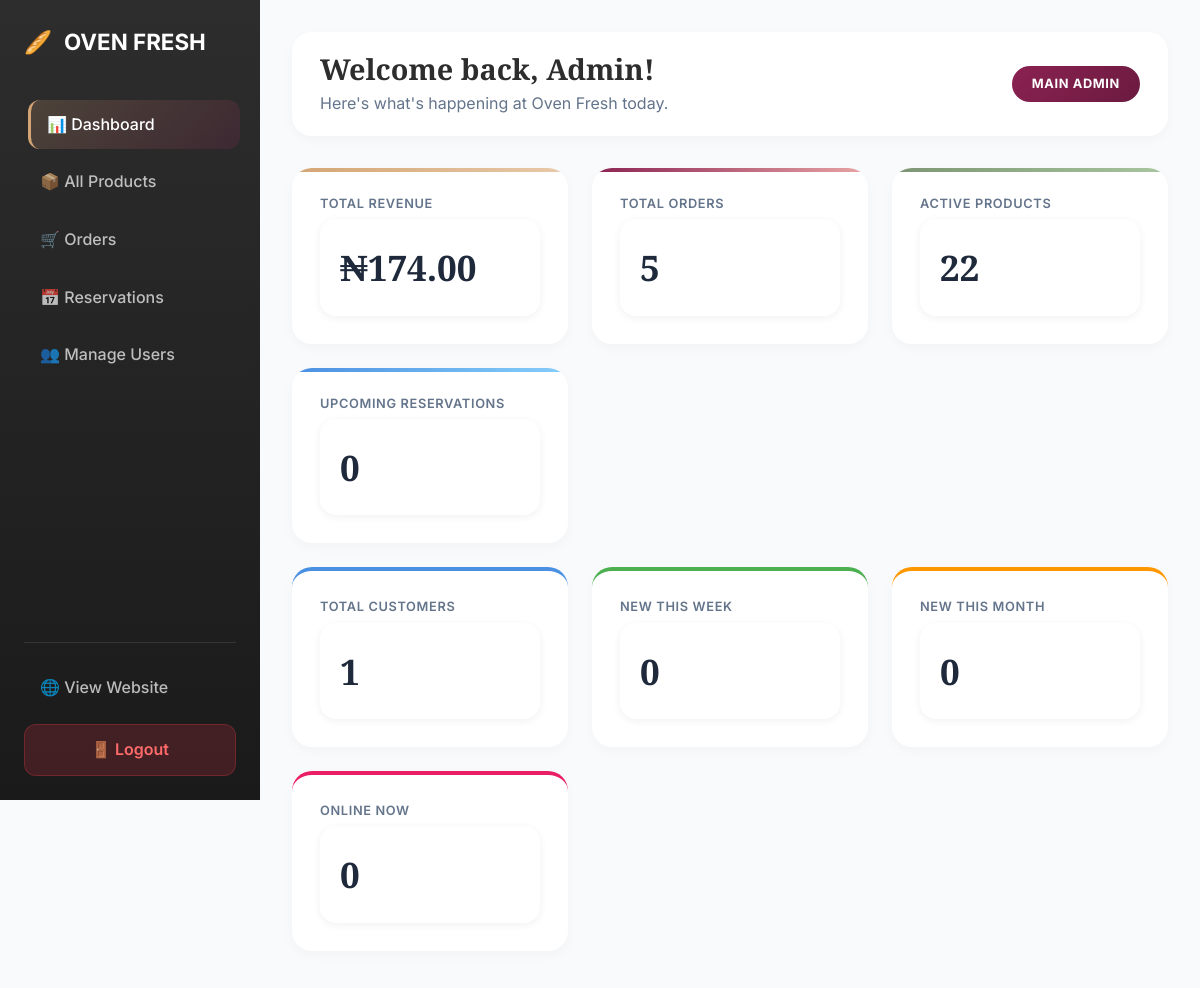
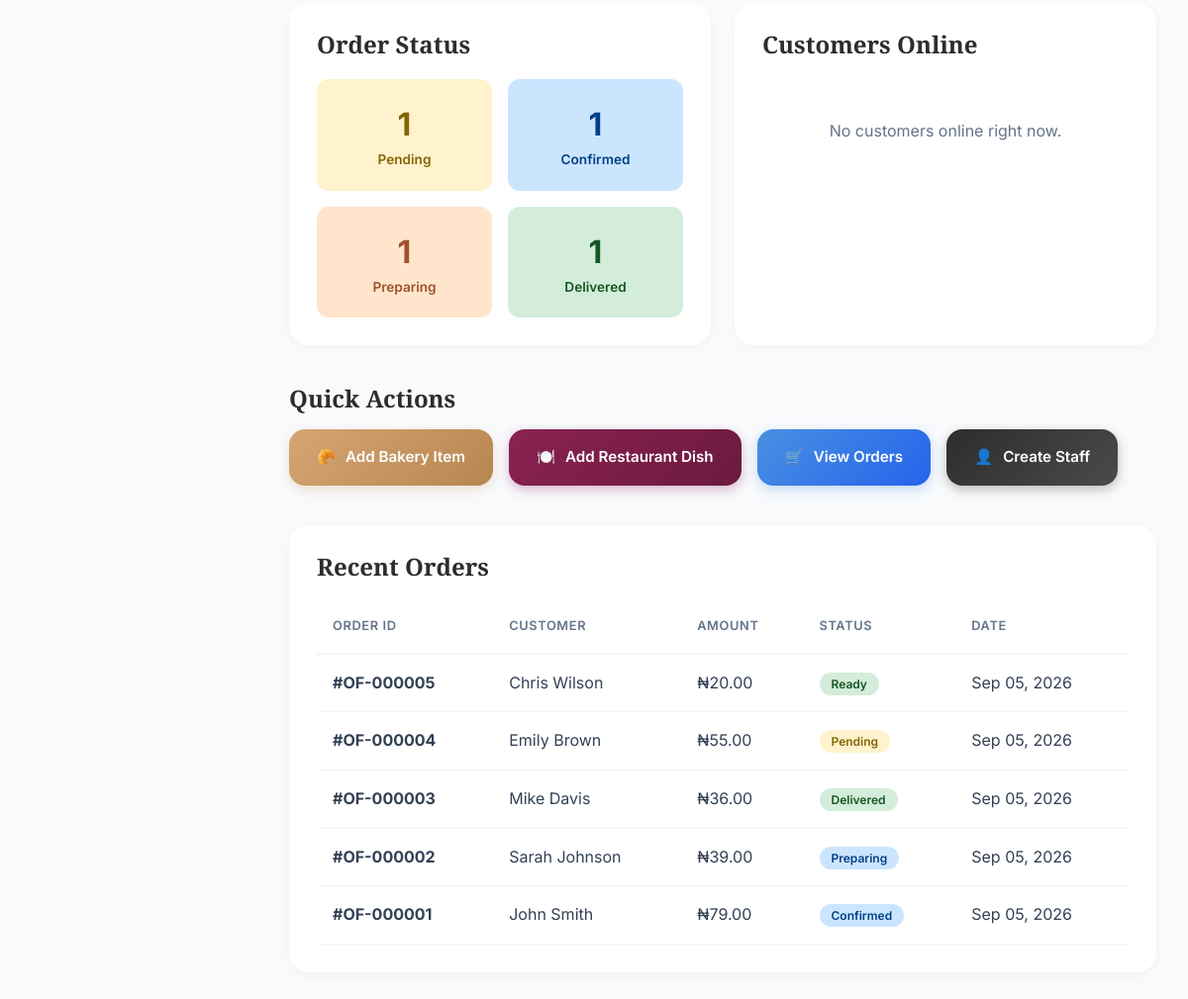
The page /dashboard/ (signed in) on the database its author committed (2 pictures, top to bottom).
### shop/models.py (models this page shows, shortened)
class Order(models.Model):
    STATUS_CHOICES = [
        ('pending', 'Pending'),
        ('confirmed', 'Confirmed'),
        ('preparing', 'Preparing'),
        ('ready', 'Ready'),
        ('delivered', 'Delivered'),
        ('cancelled', 'Cancelled'),
    ]
    PAYMENT_CHOICES = [
        ('transfer', 'Bank Transfer'),
        ('debit', 'Debit Card'),
    ]
    name = models.CharField(max_length=200)
    email = models.EmailField()
    phone = models.CharField(max_length=20)
    address = models.TextField()
    payment_method = models.CharField(max_length=20, choices=PAYMENT_CHOICES, default='card')
    total_amount = models.DecimalField(max_digits=10, decimal_places=2)
    status = models.CharField(max_length=20, choices=STATUS_CHOICES, default='pending')
    notes = models.TextField(blank=True)
    created_at = models.DateTimeField(auto_now_add=True)
    class Meta:
        ordering = ['-created_at']
    @property
    def order_number(self):
        return f"OF-{str(self.id).zfill(6)}"

### shop/views.py (the view)
# urls.py: path('dashboard/', views.dashboard, name='dashboard'),
@login_required
def dashboard(request):
    user = request.user
    is_main_admin = user.is_superuser or user.groups.filter(name='Main Admin').exists()
    is_manager = user.groups.filter(name='Manager').exists()
    if not (is_main_admin or is_manager):
        messages.error(request, "Access denied. You do not have permission.")
        return redirect('home')
    total_revenue = Order.objects.filter(
        status__in=['confirmed', 'preparing', 'ready', 'delivered']
    ).aggregate(Sum('total_amount'))['total_amount__sum'] or Decimal('0.00')
    total_orders = Order.objects.count()
    total_products = Product.objects.count()
    pending_reservations = Reservation.objects.filter(date__gte=timezone.now().date()).count()
    recent_orders = Order.objects.select_related().order_by('-created_at')[:5]
    total_customers = User.objects.filter(is_staff=False, is_superuser=False).count()
    today = timezone.now().date()
    week_ago = today - timedelta(days=7)
    month_ago = today - timedelta(days=30)
    new_customers_week = User.objects.filter(is_staff=False, is_superuser=False, date_joined__date__gte=week_ago).count()
    new_customers_month = User.objects.filter(is_staff=False, is_superuser=False, date_joined__date__gte=month_ago).count()
    logged_in_customers = User.objects.filter(is_staff=False, is_superuser=False, last_login__isnull=False).order_by('-last_login')[:10]
    online_now = User.objects.filter(is_staff=False, is_superuser=False, last_login__gte=timezone.now() - timedelta(minutes=30))
    pending_orders = Order.objects.filter(status='pending').count()
    confirmed_orders = Order.objects.filter(status='confirmed').count()
    preparing_orders = Order.objects.filter(status='preparing').count()
    delivered_orders = Order.objects.filter(status='delivered').count()
    month_revenue = Order.objects.filter(
        status__in=['confirmed', 'preparing', 'ready', 'delivered'],
        created_at__date__gte=month_ago
    ).aggregate(Sum('total_amount'))['total_amount__sum'] or Decimal('0.00')
    context = {
        'is_main_admin': is_main_admin,
        'is_manager': is_manager,
        'role': 'Main Admin' if is_main_admin else 'Manager',
        'total_revenue': total_revenue,
        'total_orders': total_orders,
        'total_products': total_products,
        'pending_reservations': pending_reservations,
        'recent_orders': recent_orders,
        'total_customers': total_customers,
        'new_customers_week': new_customers_week,
        'new_customers_month': new_customers_month,
        'logged_in_customers': logged_in_customers,
        'online_now_count': online_now.count(),
        'online_now': online_now,
        'pending_orders': pending_orders,
        'confirmed_orders': confirmed_orders,
        'preparing_orders': preparing_orders,
        'delivered_orders': delivered_orders,
        'month_revenue': month_revenue,
    }
    return render(request, 'dashboard.html', context)

### shop/context_processors.py (called while the page is built)
def cart_context(request):
    cart = Cart(request)
    is_admin_user = False
    if request.user.is_authenticated:
        is_admin_user = request.user.is_superuser or request.user.groups.filter(name__in=['Main Admin', 'Manager']).exists()
    return {
        'cart': cart,
        'cart_count': len(cart),
        'cart_total': cart.get_total_price(),
        'is_admin_user': is_admin_user,
    }

    def __len__(self):
        return sum(item['quantity'] for item in self.cart.values())

    def get_total_price(self):
        return sum(Decimal(item['price']) * item['quantity'] for item in self.cart.values())

### shop/templates/dashboard.html (shortened to what this page needs)
{% load static %}
<!DOCTYPE html>
<html lang="en">
<head>
    <link rel="stylesheet" href="{% static 'css/style.css' %}">
</head>
<body class="dashboard-body">
    <div class="dashboard-layout">
        <aside class="sidebar">
            <div class="sidebar-logo"><span>🥖</span> OVEN FRESH</div>
            <ul class="sidebar-menu">
                <li><a href="{% url 'dashboard' %}" class="active">📊 Dashboard</a></li>
                <li><a href="{% url 'admin_products' %}">📦 All Products</a></li>
                <li><a href="{% url 'admin_orders' %}">🛒 Orders</a></li>
                <li><a href="{% url 'admin_reservations' %}">📅 Reservations</a></li>
                {% if is_main_admin %}
                <li><a href="{% url 'admin_users' %}">👥 Manage Users</a></li>
                {% endif %}
            </ul>
            <div class="sidebar-footer">
                <a href="{% url 'home' %}" class="sidebar-link" target="_blank">🌐 View Website</a>
                <a href="{% url 'logout' %}" class="logout-btn" style="text-decoration:none;display:block;text-align:center;margin-top:12px;">🚪 Logout</a>
            </div>
        </aside>
        <main class="main-content">
            <div class="top-bar">
                <div>
                    <h1>Welcome back, {{ request.user.username|title }}!</h1>
                    <p style="color:#64748b;margin-top:4px;">Here's what's happening at Oven Fresh today.</p>
                </div>
                <div class="role-badge {% if is_main_admin %}admin{% else %}manager{% endif %}">
                    {{ role }}
                </div>
            </div>
            <div class="analytics-grid">
                <div class="analytics-card revenue" style="animation-delay:0.1s;">
                    <h3>Total Revenue</h3>
                    <div class="value">₦{{ total_revenue|floatformat:2 }}</div>
                </div>
                <div class="analytics-card orders" style="animation-delay:0.2s;">
                    <h3>Total Orders</h3>
                    <div class="value">{{ total_orders }}</div>
                </div>
                <div class="analytics-card products" style="animation-delay:0.3s;">
                    <h3>Active Products</h3>
                    <div class="value">{{ total_products }}</div>
                </div>
                <div class="analytics-card reservations" style="animation-delay:0.4s;">
                    <h3>Upcoming Reservations</h3>
                    <div class="value">{{ pending_reservations }}</div>
                </div>
            </div>
            <div class="analytics-grid" style="margin-top:-16px;">
                <div class="analytics-card" style="animation-delay:0.5s;border-top:4px solid #4A90E2;">
                    <h3>Total Customers</h3>
                    <div class="value">{{ total_customers }}</div>
                </div>
                <div class="analytics-card" style="animation-delay:0.55s;border-top:4px solid #4CAF50;">
                    <h3>New This Week</h3>
                    <div class="value">{{ new_customers_week }}</div>
                </div>
                <div class="analytics-card" style="animation-delay:0.6s;border-top:4px solid #FF9800;">
                    <h3>New This Month</h3>
                    <div class="value">{{ new_customers_month }}</div>
                </div>
                <div class="analytics-card" style="animation-delay:0.65s;border-top:4px solid #E91E63;">
                    <h3>Online Now</h3>
                    <div class="value">{{ online_now_count }}</div>
                </div>
            </div>
            <div style="display:grid;grid-template-columns:1fr 1fr;gap:24px;margin-bottom:40px;">
                <div class="data-table-container" style="animation-delay:0.7s;">
                    <h2 style="margin-bottom:20px;font-family:'Playfair Display',serif;">Order Status</h2>
                    <div style="display:grid;grid-template-columns:1fr 1fr;gap:16px;">
                        <div style="padding:20px;background:#FFF3CD;border-radius:12px;text-align:center;">
                            <div style="font-size:2rem;font-weight:700;color:#856404;">{{ pending_orders }}</div>
                            <div style="font-size:0.85rem;color:#856404;font-weight:600;">Pending</div>
                        </div>
                        <div style="padding:20px;background:#CCE5FF;border-radius:12px;text-align:center;">
                            <div style="font-size:2rem;font-weight:700;color:#004085;">{{ confirmed_orders }}</div>
                            <div style="font-size:0.85rem;color:#004085;font-weight:600;">Confirmed</div>
                        </div>
                        <div style="padding:20px;background:#FFE5CC;border-radius:12px;text-align:center;">
                            <div style="font-size:2rem;font-weight:700;color:#A0522D;">{{ preparing_orders }}</div>
                            <div style="font-size:0.85rem;color:#A0522D;font-weight:600;">Preparing</div>
                        </div>
                        <div style="padding:20px;background:#D4EDDA;border-radius:12px;text-align:center;">
                            <div style="font-size:2rem;font-weight:700;color:#155724;">{{ delivered_orders }}</div>
                            <div style="font-size:0.85rem;color:#155724;font-weight:600;">Delivered</div>
                        </div>
                    </div>
                </div>
                <div class="data-table-container" style="animation-delay:0.8s;">
                    <h2 style="margin-bottom:20px;font-family:'Playfair Display',serif;">Customers Online</h2>
                    <div style="max-height:260px;overflow-y:auto;">
                        {% for customer in online_now %}
                        <div style="display:flex;align-items:center;gap:12px;padding:12px;border-bottom:1px solid #f1f5f9;">
                            <div style="width:40px;height:40px;border-radius:50%;background:linear-gradient(135deg,#4CAF50,#2E7D32);color:white;display:flex;align-items:center;justify-content:center;font-weight:700;font-size:0.9rem;flex-shrink:0;">
                                {{ customer.username.0|upper }}
                            </div>
                            <div style="flex:1;min-width:0;">
                                <div style="font-weight:600;font-size:0.9rem;">{{ customer.get_full_name|default:customer.username }}</div>
                                <div style="font-size:0.75rem;color:#64748b;">{{ customer.email }}</div>
                            </div>
                            <div style="width:8px;height:8px;border-radius:50%;background:#4CAF50;flex-shrink:0;"></div>
                        </div>
                        {% empty %}
                        <div style="text-align:center;padding:40px;color:#64748b;">
                            No customers online right now.
                        </div>
                        {% endfor %}
                    </div>
                </div>
            </div>
            <h2 style="margin-bottom:16px;font-family:'Playfair Display',serif;">Quick Actions</h2>
            <div class="quick-actions">
                <a href="{% url 'admin_product_add' %}" class="action-btn bakery">
                    <span>🥐</span> Add Bakery Item
                </a>
                <a href="{% url 'admin_product_add' %}" class="action-btn restaurant">
                    <span>🍽️</span> Add Restaurant Dish
                </a>
                <a href="{% url 'admin_orders' %}" class="action-btn" style="background:linear-gradient(135deg,#4A90E2,#2563EB);box-shadow:0 4px 12px rgba(74,144,226,0.3);">
                    <span>🛒</span> View Orders
                </a>
                {% if is_main_admin %}
                <a href="{% url 'admin_user_add' %}" class="action-btn admin-only">
                    <span>👤</span> Create Staff
                </a>
                {% endif %}
            </div>
            <div class="data-table-container" style="animation-delay:0.9s;margin-top:40px;">
                <h2 style="margin-bottom:20px;font-family:'Playfair Display',serif;">Recent Orders</h2>
                <table class="data-table">
                    <thead>
                        <tr>
                            <th>Order ID</th>
                            <th>Customer</th>
                            <th>Amount</th>
                            <th>Status</th>
                            <th>Date</th>
                        </tr>
                    </thead>
                    <tbody>
                        {% for order in recent_orders %}
                        <tr>
                            <td><strong>#{{ order.order_number }}</strong></td>
                            <td>{{ order.name }}</td>
                            <td>₦{{ order.total_amount|floatformat:2 }}</td>
                            <td><span class="status-pill status-{{ order.status }}">{{ order.get_status_display }}</span></td>
                            <td>{{ order.created_at|date:"M d, Y" }}</td>
                        </tr>
                        {% empty %}
                        <tr>
                            <td colspan="5" style="text-align:center;padding:40px;color:#64748b;">No orders yet.</td>
                        </tr>
                        {% endfor %}
                    </tbody>
                </table>
            </div>
        </main>
    </div>
</body>
</html>

### rows shown on the page
Order: order_number "OF-000005", name "Chris Wilson", total_amount "20.00", status "Ready", created_at "Sep 05, 2026"
Order: order_number "OF-000004", name "Emily Brown", total_amount "55.00", status "Pending", created_at "Sep 05, 2026"
Order: order_number "OF-000003", name "Mike Davis", total_amount "36.00", status "Delivered", created_at "Sep 05, 2026"
Order: order_number "OF-000002", name "Sarah Johnson", total_amount "39.00", status "Preparing", created_at "Sep 05, 2026"
Order: order_number "OF-000001", name "John Smith", total_amount "79.00", status "Confirmed", created_at "Sep 05, 2026"

### other values the page prints
{{ request.user.username|title }} "Admin"
{{ role }} "MAIN ADMIN"
{{ total_revenue|floatformat:2 }} "174.00"
{{ total_orders }} "5"
{{ total_products }} "22"
{{ pending_reservations }} "0"
{{ total_customers }} "1"
{{ new_customers_week }} "0"
{{ new_customers_month }} "0"
{{ online_now_count }} "0"
{{ pending_orders }} "1"
{{ confirmed_orders }} "1"
{{ preparing_orders }} "1"
{{ delivered_orders }} "1"
